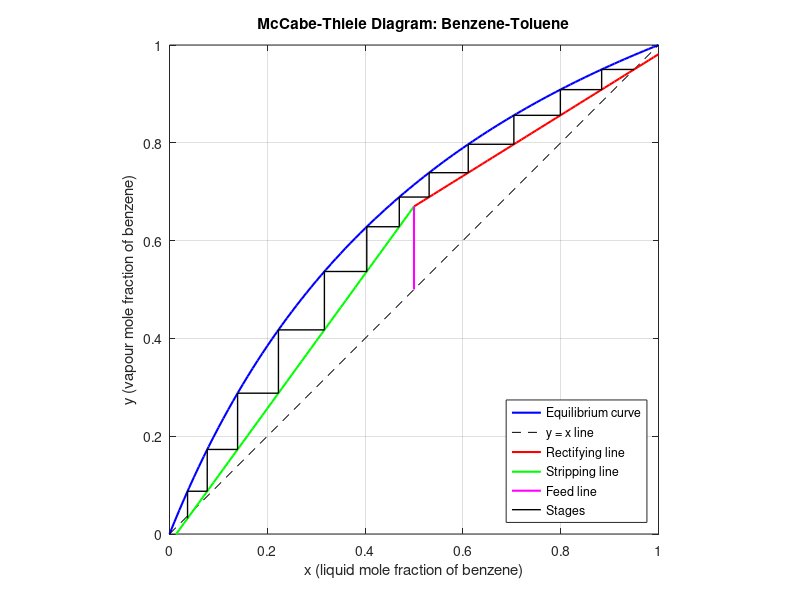

Source code (MATLAB): (Note: this script raises an error after producing the figure.)
%% McCabe-Thiele Distillation Column Design: Benzene-Toluene
clc; clear; close all;

%% Design specifications
alpha = 2.5;     % relative volatility of benzene to toluene
xF = 0.5;        % feed composition (mole fraction benzene)
xD = 0.95;       % top product (distillate) composition
xB = 0.05;       % bottom product composition

%% Equilibrium curve
x = 0:0.01:1;
y_eq = alpha*x ./ (1 + (alpha-1)*x);

%% Minimum reflux ratio (feed is saturated liquid, so the q-line is vertical at x = xF)
y_star = alpha*xF / (1 + (alpha-1)*xF);   % equilibrium y at the feed composition
Rmin = (xD - y_star) / (y_star - xF);
R = 1.5 * Rmin;                            % actual reflux ratio
fprintf('Minimum reflux ratio Rmin = %.2f\n', Rmin);
fprintf('Actual reflux ratio R = %.2f\n', R);

%% Operating lines
% Rectifying line: y = R/(R+1)*x + xD/(R+1)
y_rect = R/(R+1) * x + xD/(R+1);

% Point where the rectifying line meets the feed line (x = xF)
y_int = R/(R+1) * xF + xD/(R+1);

% Stripping line: passes through (xB, xB) and (xF, y_int)
slope_s = (y_int - xB) / (xF - xB);
y_strip = xB + slope_s * (x - xB);

%% Plot
figure;
plot(x, y_eq, 'b', 'LineWidth', 1.5); hold on;
plot([0 1], [0 1], 'k--');                       % 45 degree line
plot(x(x >= xF), y_rect(x >= xF), 'r', 'LineWidth', 1.5);      % rectifying line
plot(x(x <= xF), y_strip(x <= xF), 'g', 'LineWidth', 1.5);     % stripping line
plot([xF xF], [xF y_int], 'm', 'LineWidth', 1.5);              % feed line
xlabel('x (liquid mole fraction of benzene)');
ylabel('y (vapour mole fraction of benzene)');
title('McCabe-Thiele Diagram: Benzene-Toluene');
legend('Equilibrium curve', 'y = x line', 'Rectifying line', 'Stripping line', 'Feed line', 'Location', 'southeast');
axis([0 1 0 1]);
axis square;
grid on;
%% Step off stages (start at the top product, move toward the bottom product)
xp = xD; yp = xD;            % start on the 45 degree line at xD
stairX = xD; stairY = xD;
stages = 0;
feedStage = 0;

while xp > xB && stages < 50
    % horizontal move to the equilibrium curve
    xnew = yp / (alpha - (alpha-1)*yp);
    stages = stages + 1;
    stairX(end+1) = xnew; stairY(end+1) = yp;

    % note the first stage that crosses the feed composition
    if feedStage == 0 && xnew <= xF
        feedStage = stages;
    end

    % vertical move to the operating line
    if xnew > xF
        ynew = R/(R+1)*xnew + xD/(R+1);       % rectifying line
    else
        ynew = xB + slope_s*(xnew - xB);      % stripping line
    end
    stairX(end+1) = xnew; stairY(end+1) = ynew;

    xp = xnew; yp = ynew;
end

plot(stairX, stairY, 'k', 'LineWidth', 1);
legend('Equilibrium curve', 'y = x line', 'Rectifying line', 'Stripping line', 'Feed line', 'Stages', 'Location', 'southeast');

fprintf('Number of theoretical stages = %d\n', stages);
fprintf('Optimum feed stage = %d\n', feedStage);
saveas(gcf, 'mccabe_thiele.png');

%% Effect of reflux ratio on number of stages
multipliers = [1.2 1.5 2 3];     % R as a multiple of Rmin
fprintf('\nR/Rmin    R      Stages\n');
for i = 1:numel(multipliers)
    Ri = multipliers(i) * Rmin;
    n = count_stages(Ri, alpha, xF, xD, xB);
    fprintf('%.1f      %.2f    %d\n', multipliers(i), Ri, n);
end

%% Local function (keep it at the end of the file)
function n = count_stages(R, alpha, xF, xD, xB)
y_int = R/(R+1)*xF + xD/(R+1);
slope_s = (y_int - xB) / (xF - xB);
xp = xD; yp = xD; n = 0;
while xp > xB && n < 50
    xnew = yp / (alpha - (alpha-1)*yp);
    n = n + 1;
    if xnew > xF
        ynew = R/(R+1)*xnew + xD/(R+1);
    else
        ynew = xB + slope_s*(xnew - xB);
    end
    xp = xnew; yp = ynew;
end
end
